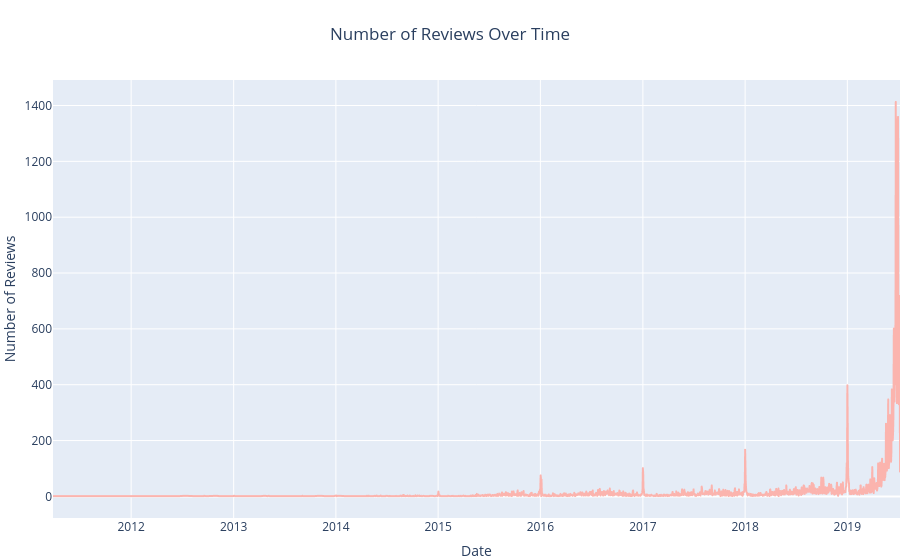

This figure's notebook cell:
### Code cell
# number of reviews over time
# Converting the 'last_review' column to datetime format
# This will also be utilised later during the data transformation
df['last_review'] = pd.to_datetime(df['last_review'])
# Grouping the df by the 'last_review' column and counting # reviews
reviews_by_date = df.groupby('last_review').size().reset_index(name = 'num_reviews')
# Creating the time series plot using Plotly with a pastel color palette
fig = px.line(reviews_by_date, x='last_review', y='num_reviews',
              color_discrete_sequence=px.colors.qualitative.Pastel1)
fig.update_layout(title='Number of Reviews Over Time',
                  xaxis_title='Date',
                  yaxis_title='Number of Reviews',
                  title_x=0.5,
                  margin=dict(t=80, l=0, r=0, b=0))
# Showing the plot
fig.show();

### Figure 1 — Plotly figure (JSON) as saved in the notebook; plotly's stock layout.template omitted (floating-point values rounded to 4 significant figures; data arrays with more than 128 entries replaced by an {"elided": "..."} marker saying what was removed)
{"data": [{"hovertemplate": "last_review=%{x}<br>num_reviews=%{y}<extra></extra>", "legendgroup": "", "line": {"color": "rgb(251,180,174)", "dash": "solid"}, "marker": {"symbol": "circle"}, "mode": "lines", "name": "", "showlegend": false, "type": "scattergl", "x": {"elided": "1764 str values"}, "xaxis": "x", "y": {"elided": "1764 int values"}, "yaxis": "y"}], "layout": {"legend": {"tracegroupgap": 0}, "margin": {"b": 0, "l": 0, "r": 0, "t": 80}, "title": {"text": "Number of Reviews Over Time", "x": 0.5}, "xaxis": {"anchor": "y", "domain": [0, 1], "title": {"text": "Date"}}, "yaxis": {"anchor": "x", "domain": [0, 1], "title": {"text": "Number of Reviews"}}}}
